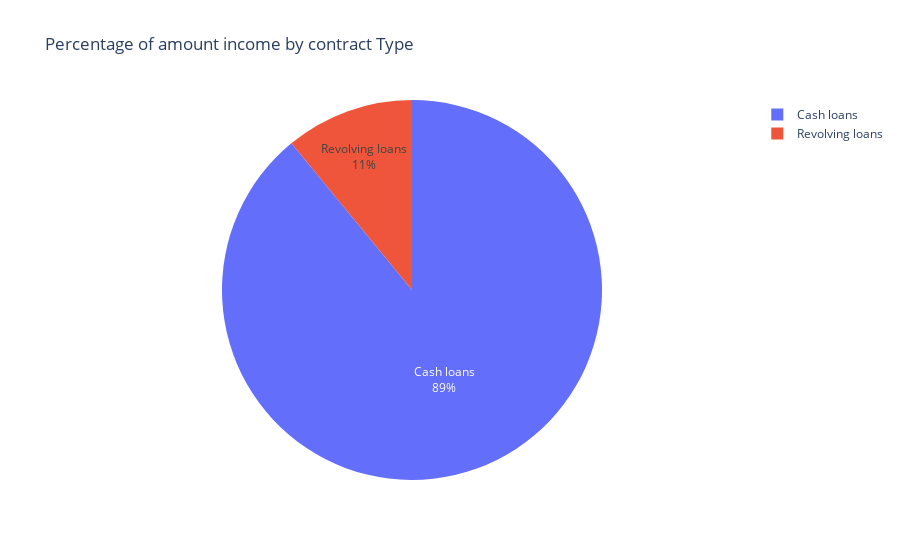

Notebook code cell kept with this figure:
### Code cell
fig = px.pie(dataset, names='NAME_CONTRACT_TYPE', values='AMT_INCOME_TOTAL', color='NAME_CONTRACT_TYPE',
 title='Percentage of amount income by contract Type').update_traces(textposition='inside', textinfo='percent+label')
fig.show()

### Figure 1 — Plotly figure (JSON) as saved in the notebook; plotly's stock layout.template omitted (floating-point values rounded to 4 significant figures)
{"data": [{"customdata": [["Cash loans"], ["Revolving loans"]], "domain": {"x": [0, 1], "y": [0, 1]}, "hovertemplate": "NAME_CONTRACT_TYPE=%{customdata[0]}<br>AMT_INCOME_TOTAL=%{value}<extra></extra>", "labels": ["Cash loans", "Revolving loans"], "legendgroup": "", "marker": {"colors": ["#636efa", "#EF553B"]}, "name": "", "showlegend": true, "textinfo": "percent+label", "textposition": "inside", "type": "pie", "values": [7660, 942]}], "layout": {"legend": {"tracegroupgap": 0}, "title": {"text": "Percentage of amount income by contract Type"}}}
